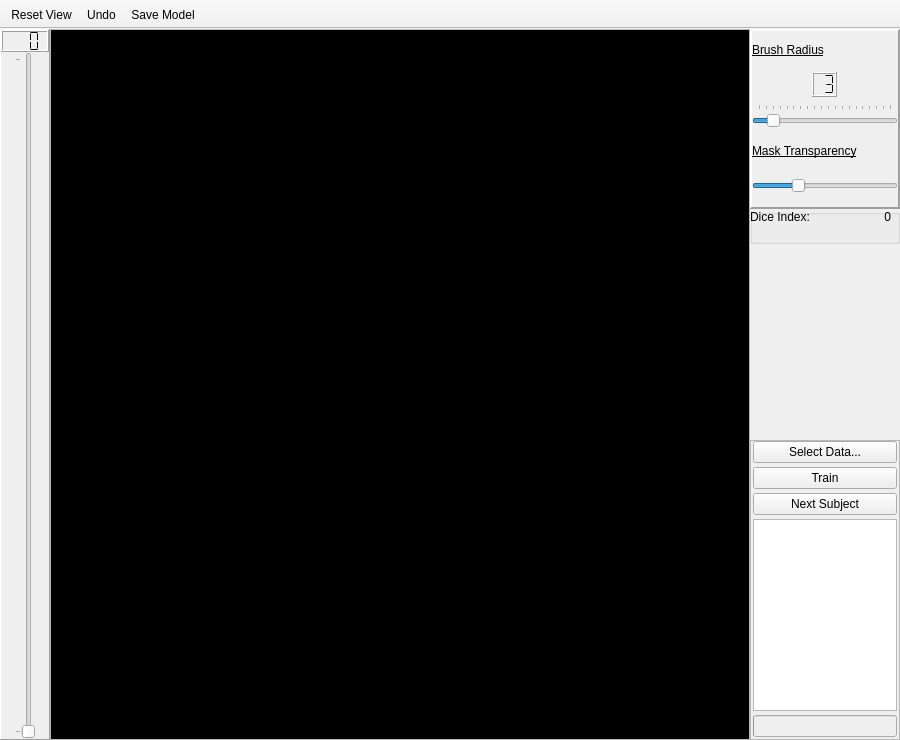
<?xml version="1.0" encoding="UTF-8"?>
<ui version="4.0">
 <class>MainWindow</class>
 <widget class="QMainWindow" name="MainWindow">
  <property name="geometry">
   <rect>
    <x>0</x>
    <y>0</y>
    <width>900</width>
    <height>740</height>
   </rect>
  </property>
  <property name="minimumSize">
   <size>
    <width>100</width>
    <height>100</height>
   </size>
  </property>
  <property name="windowTitle">
   <string>ItATMIS</string>
  </property>
  <property name="windowIcon">
   <iconset>
    <normaloff>uw_icon.gif</normaloff>uw_icon.gif</iconset>
  </property>
  <widget class="QWidget" name="centralwidget">
   <layout class="QGridLayout" name="gridLayout" columnstretch="0,0,0">
    <property name="leftMargin">
     <number>0</number>
    </property>
    <property name="topMargin">
     <number>0</number>
    </property>
    <property name="rightMargin">
     <number>0</number>
    </property>
    <property name="bottomMargin">
     <number>0</number>
    </property>
    <property name="spacing">
     <number>0</number>
    </property>
    <item row="0" column="0" rowspan="4">
     <widget class="QFrame" name="frame_2">
      <property name="sizePolicy">
       <sizepolicy hsizetype="MinimumExpanding" vsizetype="MinimumExpanding">
        <horstretch>0</horstretch>
        <verstretch>0</verstretch>
       </sizepolicy>
      </property>
      <property name="minimumSize">
       <size>
        <width>20</width>
        <height>30</height>
       </size>
      </property>
      <property name="maximumSize">
       <size>
        <width>50</width>
        <height>16777215</height>
       </size>
      </property>
      <property name="frameShape">
       <enum>QFrame::Panel</enum>
      </property>
      <property name="frameShadow">
       <enum>QFrame::Raised</enum>
      </property>
      <layout class="QVBoxLayout" name="verticalLayout_2" stretch="0,1">
       <property name="spacing">
        <number>0</number>
       </property>
       <property name="leftMargin">
        <number>0</number>
       </property>
       <property name="topMargin">
        <number>0</number>
       </property>
       <property name="rightMargin">
        <number>0</number>
       </property>
       <property name="bottomMargin">
        <number>0</number>
       </property>
       <item>
        <widget class="QLCDNumber" name="lcdNumber">
         <property name="sizePolicy">
          <sizepolicy hsizetype="MinimumExpanding" vsizetype="MinimumExpanding">
           <horstretch>0</horstretch>
           <verstretch>0</verstretch>
          </sizepolicy>
         </property>
         <property name="minimumSize">
          <size>
           <width>35</width>
           <height>14</height>
          </size>
         </property>
         <property name="maximumSize">
          <size>
           <width>50</width>
           <height>22</height>
          </size>
         </property>
         <property name="font">
          <font>
           <weight>50</weight>
           <bold>false</bold>
          </font>
         </property>
         <property name="smallDecimalPoint">
          <bool>false</bool>
         </property>
         <property name="digitCount">
          <number>3</number>
         </property>
         <property name="segmentStyle">
          <enum>QLCDNumber::Flat</enum>
         </property>
         <property name="intValue" stdset="0">
          <number>0</number>
         </property>
        </widget>
       </item>
       <item alignment="Qt::AlignHCenter">
        <widget class="QSlider" name="slideAx">
         <property name="sizePolicy">
          <sizepolicy hsizetype="Fixed" vsizetype="Expanding">
           <horstretch>1</horstretch>
           <verstretch>0</verstretch>
          </sizepolicy>
         </property>
         <property name="minimumSize">
          <size>
           <width>20</width>
           <height>10</height>
          </size>
         </property>
         <property name="maximumSize">
          <size>
           <width>40</width>
           <height>16777215</height>
          </size>
         </property>
         <property name="cursor">
          <cursorShape>SizeVerCursor</cursorShape>
         </property>
         <property name="maximum">
          <number>1</number>
         </property>
         <property name="pageStep">
          <number>1</number>
         </property>
         <property name="tracking">
          <bool>true</bool>
         </property>
         <property name="orientation">
          <enum>Qt::Vertical</enum>
         </property>
         <property name="invertedAppearance">
          <bool>false</bool>
         </property>
         <property name="invertedControls">
          <bool>false</bool>
         </property>
         <property name="tickPosition">
          <enum>QSlider::TicksAbove</enum>
         </property>
         <property name="tickInterval">
          <number>2</number>
         </property>
        </widget>
       </item>
      </layout>
     </widget>
    </item>
    <item row="0" column="1" rowspan="4">
     <widget class="GraphicsLayoutWidget" name="viewAxial">
      <property name="minimumSize">
       <size>
        <width>50</width>
        <height>50</height>
       </size>
      </property>
      <property name="palette">
       <palette>
        <active>
         <colorrole role="Light">
          <brush brushstyle="SolidPattern">
           <color alpha="255">
            <red>0</red>
            <green>0</green>
            <blue>0</blue>
           </color>
          </brush>
         </colorrole>
         <colorrole role="Base">
          <brush brushstyle="SolidPattern">
           <color alpha="255">
            <red>0</red>
            <green>0</green>
            <blue>0</blue>
           </color>
          </brush>
         </colorrole>
        </active>
        <inactive>
         <colorrole role="Light">
          <brush brushstyle="SolidPattern">
           <color alpha="255">
            <red>0</red>
            <green>0</green>
            <blue>0</blue>
           </color>
          </brush>
         </colorrole>
         <colorrole role="Base">
          <brush brushstyle="SolidPattern">
           <color alpha="255">
            <red>0</red>
            <green>0</green>
            <blue>0</blue>
           </color>
          </brush>
         </colorrole>
        </inactive>
        <disabled>
         <colorrole role="Light">
          <brush brushstyle="SolidPattern">
           <color alpha="255">
            <red>0</red>
            <green>0</green>
            <blue>0</blue>
           </color>
          </brush>
         </colorrole>
         <colorrole role="Base">
          <brush brushstyle="SolidPattern">
           <color alpha="255">
            <red>255</red>
            <green>255</green>
            <blue>255</blue>
           </color>
          </brush>
         </colorrole>
        </disabled>
       </palette>
      </property>
      <property name="cursor" stdset="0">
       <cursorShape>ArrowCursor</cursorShape>
      </property>
      <property name="mouseTracking">
       <bool>true</bool>
      </property>
      <property name="contextMenuPolicy">
       <enum>Qt::CustomContextMenu</enum>
      </property>
      <property name="frameShape">
       <enum>QFrame::StyledPanel</enum>
      </property>
      <property name="frameShadow">
       <enum>QFrame::Sunken</enum>
      </property>
     </widget>
    </item>
    <item row="0" column="2">
     <widget class="QFrame" name="frame">
      <property name="sizePolicy">
       <sizepolicy hsizetype="MinimumExpanding" vsizetype="MinimumExpanding">
        <horstretch>0</horstretch>
        <verstretch>0</verstretch>
       </sizepolicy>
      </property>
      <property name="minimumSize">
       <size>
        <width>20</width>
        <height>20</height>
       </size>
      </property>
      <property name="maximumSize">
       <size>
        <width>150</width>
        <height>180</height>
       </size>
      </property>
      <property name="frameShape">
       <enum>QFrame::Panel</enum>
      </property>
      <property name="frameShadow">
       <enum>QFrame::Raised</enum>
      </property>
      <property name="lineWidth">
       <number>2</number>
      </property>
      <layout class="QVBoxLayout" name="verticalLayout" stretch="0,0,0,0,0">
       <property name="spacing">
        <number>3</number>
       </property>
       <property name="leftMargin">
        <number>0</number>
       </property>
       <property name="topMargin">
        <number>0</number>
       </property>
       <property name="rightMargin">
        <number>0</number>
       </property>
       <property name="bottomMargin">
        <number>0</number>
       </property>
       <item>
        <widget class="QLabel" name="label_2">
         <property name="sizePolicy">
          <sizepolicy hsizetype="Minimum" vsizetype="Minimum">
           <horstretch>0</horstretch>
           <verstretch>0</verstretch>
          </sizepolicy>
         </property>
         <property name="minimumSize">
          <size>
           <width>30</width>
           <height>14</height>
          </size>
         </property>
         <property name="maximumSize">
          <size>
           <width>150</width>
           <height>30</height>
          </size>
         </property>
         <property name="font">
          <font>
           <underline>true</underline>
          </font>
         </property>
         <property name="text">
          <string>Brush Radius</string>
         </property>
         <property name="scaledContents">
          <bool>true</bool>
         </property>
        </widget>
       </item>
       <item alignment="Qt::AlignHCenter">
        <widget class="QLCDNumber" name="lcdNumber_2">
         <property name="maximumSize">
          <size>
           <width>25</width>
           <height>25</height>
          </size>
         </property>
         <property name="digitCount">
          <number>2</number>
         </property>
         <property name="segmentStyle">
          <enum>QLCDNumber::Flat</enum>
         </property>
         <property name="value" stdset="0">
          <double>3.000000000000000</double>
         </property>
        </widget>
       </item>
       <item>
        <widget class="QSlider" name="slideBrushSize">
         <property name="sizePolicy">
          <sizepolicy hsizetype="MinimumExpanding" vsizetype="MinimumExpanding">
           <horstretch>0</horstretch>
           <verstretch>0</verstretch>
          </sizepolicy>
         </property>
         <property name="minimumSize">
          <size>
           <width>30</width>
           <height>15</height>
          </size>
         </property>
         <property name="maximumSize">
          <size>
           <width>150</width>
           <height>25</height>
          </size>
         </property>
         <property name="cursor">
          <cursorShape>PointingHandCursor</cursorShape>
         </property>
         <property name="whatsThis">
          <string>Set Brush Size</string>
         </property>
         <property name="autoFillBackground">
          <bool>false</bool>
         </property>
         <property name="minimum">
          <number>1</number>
         </property>
         <property name="maximum">
          <number>20</number>
         </property>
         <property name="pageStep">
          <number>1</number>
         </property>
         <property name="sliderPosition">
          <number>3</number>
         </property>
         <property name="orientation">
          <enum>Qt::Horizontal</enum>
         </property>
         <property name="tickPosition">
          <enum>QSlider::TicksAbove</enum>
         </property>
         <property name="tickInterval">
          <number>0</number>
         </property>
        </widget>
       </item>
       <item>
        <widget class="QLabel" name="label">
         <property name="sizePolicy">
          <sizepolicy hsizetype="Minimum" vsizetype="Minimum">
           <horstretch>0</horstretch>
           <verstretch>0</verstretch>
          </sizepolicy>
         </property>
         <property name="minimumSize">
          <size>
           <width>30</width>
           <height>14</height>
          </size>
         </property>
         <property name="maximumSize">
          <size>
           <width>150</width>
           <height>30</height>
          </size>
         </property>
         <property name="font">
          <font>
           <underline>true</underline>
          </font>
         </property>
         <property name="text">
          <string>Mask Transparency</string>
         </property>
        </widget>
       </item>
       <item>
        <widget class="QSlider" name="slideAlpha">
         <property name="sizePolicy">
          <sizepolicy hsizetype="MinimumExpanding" vsizetype="MinimumExpanding">
           <horstretch>0</horstretch>
           <verstretch>0</verstretch>
          </sizepolicy>
         </property>
         <property name="minimumSize">
          <size>
           <width>30</width>
           <height>10</height>
          </size>
         </property>
         <property name="maximumSize">
          <size>
           <width>150</width>
           <height>25</height>
          </size>
         </property>
         <property name="cursor">
          <cursorShape>PointingHandCursor</cursorShape>
         </property>
         <property name="maximum">
          <number>10</number>
         </property>
         <property name="pageStep">
          <number>1</number>
         </property>
         <property name="value">
          <number>3</number>
         </property>
         <property name="sliderPosition">
          <number>3</number>
         </property>
         <property name="tracking">
          <bool>true</bool>
         </property>
         <property name="orientation">
          <enum>Qt::Horizontal</enum>
         </property>
         <property name="invertedAppearance">
          <bool>false</bool>
         </property>
         <property name="invertedControls">
          <bool>false</bool>
         </property>
         <property name="tickPosition">
          <enum>QSlider::NoTicks</enum>
         </property>
        </widget>
       </item>
      </layout>
     </widget>
    </item>
    <item row="1" column="2">
     <widget class="QGroupBox" name="formGroupBox">
      <property name="sizePolicy">
       <sizepolicy hsizetype="Fixed" vsizetype="MinimumExpanding">
        <horstretch>0</horstretch>
        <verstretch>0</verstretch>
       </sizepolicy>
      </property>
      <property name="minimumSize">
       <size>
        <width>115</width>
        <height>30</height>
       </size>
      </property>
      <property name="maximumSize">
       <size>
        <width>200</width>
        <height>35</height>
       </size>
      </property>
      <widget class="QWidget" name="layoutWidget">
       <property name="geometry">
        <rect>
         <x>0</x>
         <y>0</y>
         <width>141</width>
         <height>31</height>
        </rect>
       </property>
       <layout class="QHBoxLayout" name="horizontalLayout_6" stretch="1,1">
        <property name="sizeConstraint">
         <enum>QLayout::SetMinAndMaxSize</enum>
        </property>
        <item>
         <widget class="QLabel" name="label_11">
          <property name="minimumSize">
           <size>
            <width>0</width>
            <height>12</height>
           </size>
          </property>
          <property name="maximumSize">
           <size>
            <width>16777215</width>
            <height>30</height>
           </size>
          </property>
          <property name="text">
           <string>Dice Index:</string>
          </property>
          <property name="scaledContents">
           <bool>true</bool>
          </property>
         </widget>
        </item>
        <item>
         <widget class="QLabel" name="lblDice">
          <property name="sizePolicy">
           <sizepolicy hsizetype="MinimumExpanding" vsizetype="MinimumExpanding">
            <horstretch>0</horstretch>
            <verstretch>0</verstretch>
           </sizepolicy>
          </property>
          <property name="minimumSize">
           <size>
            <width>15</width>
            <height>12</height>
           </size>
          </property>
          <property name="maximumSize">
           <size>
            <width>70</width>
            <height>15</height>
           </size>
          </property>
          <property name="text">
           <string>0</string>
          </property>
          <property name="scaledContents">
           <bool>true</bool>
          </property>
          <property name="alignment">
           <set>Qt::AlignRight|Qt::AlignTrailing|Qt::AlignVCenter</set>
          </property>
         </widget>
        </item>
       </layout>
      </widget>
     </widget>
    </item>
    <item row="3" column="2">
     <widget class="QFrame" name="frame_3">
      <property name="sizePolicy">
       <sizepolicy hsizetype="Preferred" vsizetype="Minimum">
        <horstretch>0</horstretch>
        <verstretch>0</verstretch>
       </sizepolicy>
      </property>
      <property name="maximumSize">
       <size>
        <width>150</width>
        <height>300</height>
       </size>
      </property>
      <property name="frameShape">
       <enum>QFrame::StyledPanel</enum>
      </property>
      <property name="frameShadow">
       <enum>QFrame::Raised</enum>
      </property>
      <layout class="QVBoxLayout" name="verticalLayout_4" stretch="0,0,0,1,0">
       <property name="spacing">
        <number>4</number>
       </property>
       <property name="leftMargin">
        <number>2</number>
       </property>
       <property name="topMargin">
        <number>0</number>
       </property>
       <property name="rightMargin">
        <number>2</number>
       </property>
       <property name="bottomMargin">
        <number>2</number>
       </property>
       <item>
        <widget class="QPushButton" name="pb_SelectData">
         <property name="maximumSize">
          <size>
           <width>150</width>
           <height>16777215</height>
          </size>
         </property>
         <property name="text">
          <string>Select Data...</string>
         </property>
        </widget>
       </item>
       <item>
        <widget class="QPushButton" name="pb_Train">
         <property name="maximumSize">
          <size>
           <width>150</width>
           <height>16777215</height>
          </size>
         </property>
         <property name="text">
          <string>Train</string>
         </property>
        </widget>
       </item>
       <item>
        <widget class="QPushButton" name="pb_Next">
         <property name="maximumSize">
          <size>
           <width>150</width>
           <height>16777215</height>
          </size>
         </property>
         <property name="text">
          <string>Next Subject</string>
         </property>
        </widget>
       </item>
       <item>
        <widget class="QListWidget" name="listDisp">
         <property name="maximumSize">
          <size>
           <width>150</width>
           <height>16777215</height>
          </size>
         </property>
         <property name="font">
          <font>
           <pointsize>8</pointsize>
          </font>
         </property>
        </widget>
       </item>
       <item>
        <widget class="QProgressBar" name="progBar">
         <property name="enabled">
          <bool>false</bool>
         </property>
         <property name="maximumSize">
          <size>
           <width>150</width>
           <height>16777215</height>
          </size>
         </property>
         <property name="value">
          <number>0</number>
         </property>
         <property name="textVisible">
          <bool>false</bool>
         </property>
         <property name="format">
          <string/>
         </property>
        </widget>
       </item>
      </layout>
     </widget>
    </item>
   </layout>
  </widget>
  <widget class="QToolBar" name="toolBar">
   <property name="windowTitle">
    <string>toolBar</string>
   </property>
   <property name="movable">
    <bool>false</bool>
   </property>
   <property name="allowedAreas">
    <set>Qt::BottomToolBarArea|Qt::LeftToolBarArea</set>
   </property>
   <property name="floatable">
    <bool>false</bool>
   </property>
   <attribute name="toolBarArea">
    <enum>TopToolBarArea</enum>
   </attribute>
   <attribute name="toolBarBreak">
    <bool>false</bool>
   </attribute>
   <addaction name="actionReset_View"/>
   <addaction name="actionUndo"/>
   <addaction name="actionSaveModel"/>
  </widget>
  <action name="actionSaveModel">
   <property name="checkable">
    <bool>false</bool>
   </property>
   <property name="checked">
    <bool>false</bool>
   </property>
   <property name="enabled">
    <bool>true</bool>
   </property>
   <property name="icon">
    <iconset>
     <normaloff>Saved.png</normaloff>
     <normalon>Save.png</normalon>Saved.png</iconset>
   </property>
   <property name="text">
    <string>Save Model</string>
   </property>
   <property name="toolTip">
    <string>Save Model to File</string>
   </property>
   <property name="shortcut">
    <string>Ctrl+S</string>
   </property>
   <property name="menuRole">
    <enum>QAction::TextHeuristicRole</enum>
   </property>
  </action>
  <action name="actionReset_View">
   <property name="icon">
    <iconset>
     <normaloff>ResetView.png</normaloff>ResetView.png</iconset>
   </property>
   <property name="text">
    <string>Reset View</string>
   </property>
   <property name="toolTip">
    <string>Reset View</string>
   </property>
   <property name="shortcut">
    <string>Ctrl+R</string>
   </property>
  </action>
  <action name="actionUndo">
   <property name="icon">
    <iconset>
     <normaloff>Undo_icon_png.png</normaloff>Undo_icon_png.png</iconset>
   </property>
   <property name="text">
    <string>Undo</string>
   </property>
   <property name="toolTip">
    <string>Undo</string>
   </property>
   <property name="shortcut">
    <string>Ctrl+Z</string>
   </property>
  </action>
 </widget>
 <customwidgets>
  <customwidget>
   <class>GraphicsLayoutWidget</class>
   <extends>QGraphicsView</extends>
   <header>pyqtgraph</header>
   <slots>
    <signal>wheelEvent()</signal>
   </slots>
  </customwidget>
 </customwidgets>
 <resources/>
 <connections>
  <connection>
   <sender>slideAx</sender>
   <signal>valueChanged(int)</signal>
   <receiver>lcdNumber</receiver>
   <slot>display(int)</slot>
   <hints>
    <hint type="sourcelabel">
     <x>19</x>
     <y>101</y>
    </hint>
    <hint type="destinationlabel">
     <x>22</x>
     <y>48</y>
    </hint>
   </hints>
  </connection>
  <connection>
   <sender>slideBrushSize</sender>
   <signal>valueChanged(int)</signal>
   <receiver>lcdNumber_2</receiver>
   <slot>display(int)</slot>
   <hints>
    <hint type="sourcelabel">
     <x>819</x>
     <y>76</y>
    </hint>
    <hint type="destinationlabel">
     <x>763</x>
     <y>60</y>
    </hint>
   </hints>
  </connection>
 </connections>
</ui>
